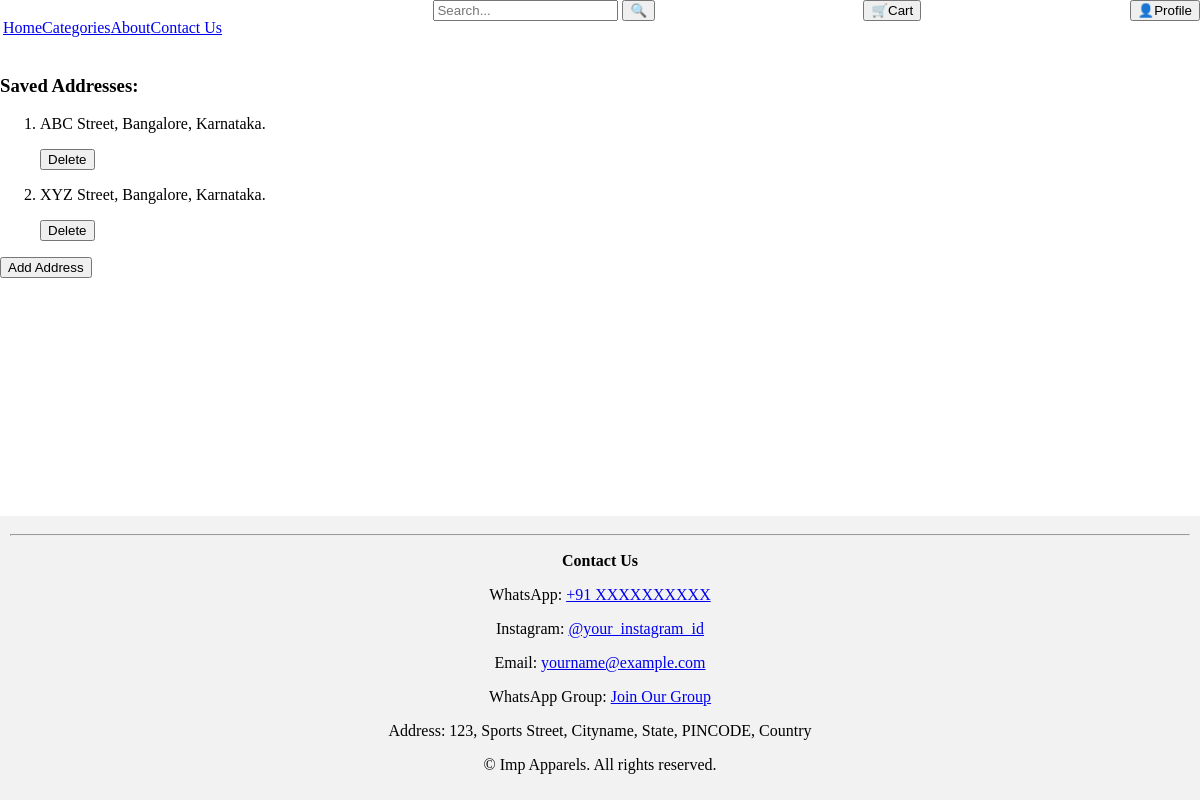
Page /saved-address (signed in) on the committed database.
### user_profile/models.py (models this page shows, shortened)
class SavedAddress(models.Model):
    user = models.ForeignKey(User,on_delete=models.CASCADE)
    address = models.TextField(max_length=200)

### user_profile/views.py (the view)
# urls.py: path('saved-address',views.saved_address_view,name='saved-address'),
def saved_address_view(request):
    return render(request,'saved_address.html',{'addresses' : SavedAddress.objects.filter(user = request.user)})

### user_profile/templates/saved_address.html (shortened to what this page needs)
{% extends 'base.html' %}
{% block content %}
<h3>Saved Addresses:</h3>
{% if addresses %}
    <ol>
        {% for address in addresses %}
            <li><p>{{ address.address }}</p>
                <a href="{% url 'delete-address' address.id %}"><button>Delete</button></a>
            </li>
        {% endfor %}
    </ol>
    <a href="{% url 'add-address' %}"><button>Add Address</button></a>
{% else %}
    <p style="color: blueviolet;">No Saved address</p>
    <a href="{% url 'add-address' %}"><button>Add Address</button></a>
{% endif %}
{% endblock content %}

### rows in the picture
SavedAddress: address "ABC Street, Bangalore, Karnataka."
SavedAddress: address "XYZ Street, Bangalore, Karnataka."
